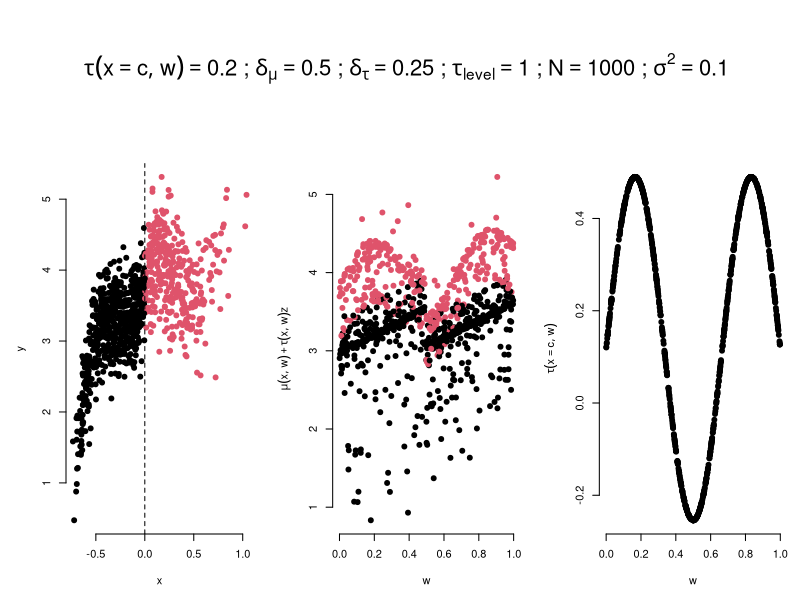
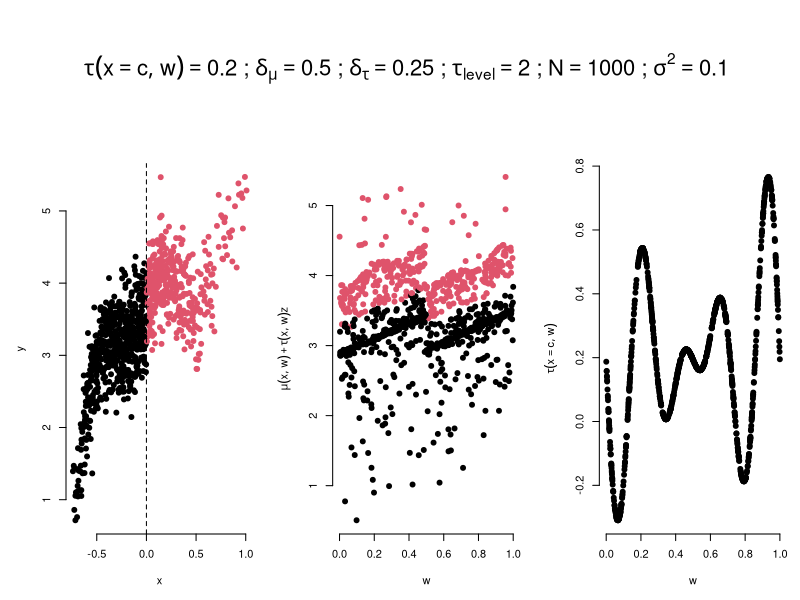
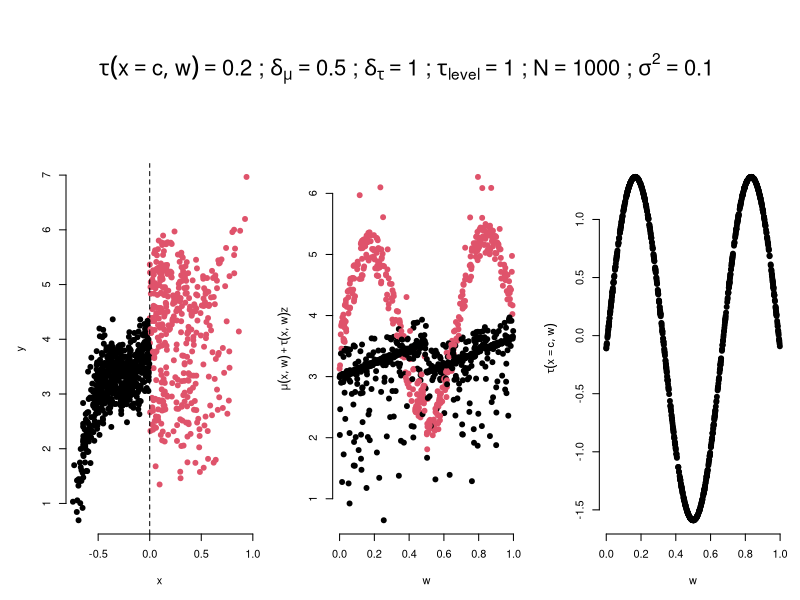
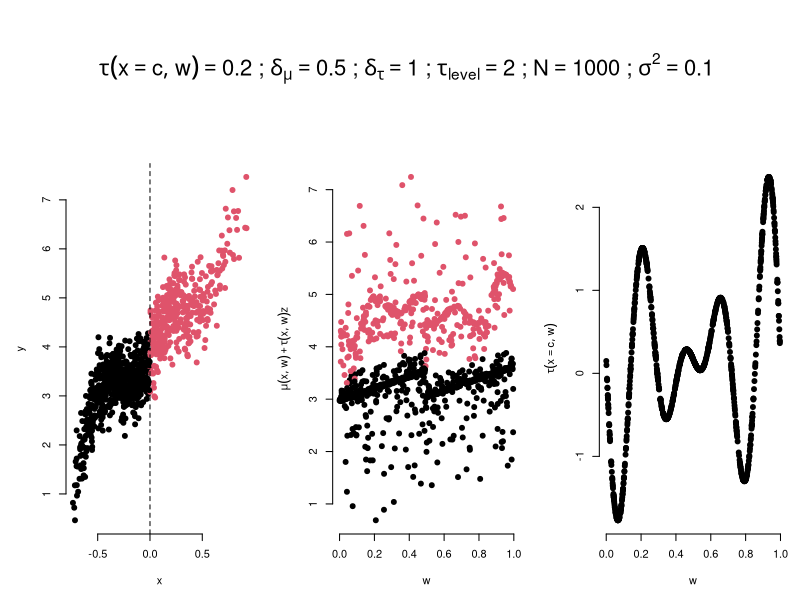

The R script that drew these images, in order:
## ---- chunk 1
knitr::opts_chunk$set(echo = TRUE)
## ---- chunk 2
set.seed(7)
### Functions
mu0.x <- function(x) x^3-0.75*x^2+1+0.1*sin(3*pi*x)
mu0.w <- function(w) 0.4*w
tau0.x <- function(x,c) (exp(x)-exp(c))/(1+exp(x))
tau0.w <- function(w,level) {
  if (level==1) out <- sin(3*pi*w) ## 6th degree polynomial on W
  if (level==2) out <- sin(7*pi*w)*(w-0.5)/(5+exp(-2*w)) ## 14th degree polynomial on W
  out <- out-mean(out)
  return(out)
}
mu <- function(x,w,delta,level) {
  mu.x <- mu0.x(x)
  mu.w <- mu0.w(w)
  mu0 <- mu.x + 0.2*mu.x*(mu.w<mean(mu.w)) + mu.w
  mu0/sd(mu0)*delta
}
tau <- function(x,c,w,delta,level) {
  tau.x <- tau0.x(x,c)
  tau.w <- tau0.w(w,level)
  ate + (tau.x + tau.w)/sd(tau.x + tau.w)*delta
}
## Parameters
c <- 0
ate <- 0.2
delta_mu <- 0.5
delta_tau <- c(0.25,1)
level <- 1:2
N <- c(1000)
sig_error <- c(0.1)
for (dm in delta_mu)
{
  for (dt in delta_tau)
  {
    for (lvl in level)
    {
      for (n in N)
      {
        for (sig in sig_error)
        {
          ## Generate data
          x <- 2*rbeta(n,2,4)-0.75
          z <- as.numeric(x>=c)
          w <- runif(n)
          cate <- tau(c,c,w,dt,lvl)
          prog <- mu(x,w,dm,lvl)
          Ey <- mu(x,w,dm,lvl) + tau(x,c,w,dt,lvl)*z
          y <- Ey + rnorm(n,0,sqrt(sig))
          title <- bquote(tau(x==c,w)==.(ate)
                          ~";"~delta[mu]==.(dm)
                          ~";"~delta[tau]==.(dt)
                          ~";"~tau[level]==.(lvl)
                          ~";"~N==.(n)
                          ~";"~sigma^2==.(sig))
          ## Plot data
          par(bty="n",pch=19)
          layout(matrix(c(1,2,1,3,1,4),ncol=3),height=c(1,3,3))
          par(mar=c(2,2,1,1))
          plot.new()
          text(0.5,0.5,title,cex=2,font=2)
          ###
          par(mar=c(5,5,1,1))
          plot(x,y,col=z+1)
          abline(v=c,lty=2)
          ###
          plot(w,Ey,ylab=bquote(mu(x,w)+tau(x,w)*z),col=z+1)
          ###
          plot(w,cate,ylab=bquote(tau(x==c,w)))
        }
      }
    }
  }
}
